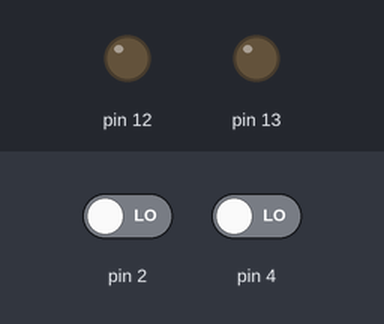
Bench run of a sketch on a simulated Arduino Uno, built with avr-gcc and run on an emulated ATmega328P. Parts: output pins drawn as LEDs (lit = HIGH). The inputs (shaded band) are chosen by the test bench; at power-on: pin 2 LOW, pin 4 LOW. What the sketch prints to the serial monitor is not drawn.

Above: at 1.2 s.
1.3 s: pin 2 driven HIGH
At 1.6 s:
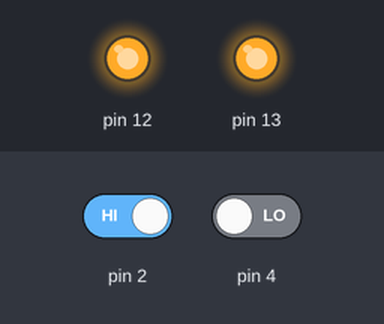
2.8 s: pin 2 driven LOW
At 3.9 s:
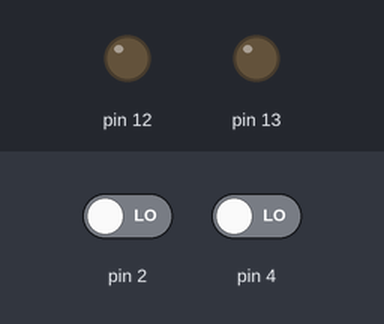
4.3 s: pin 4 driven HIGH
At 4.9 s:
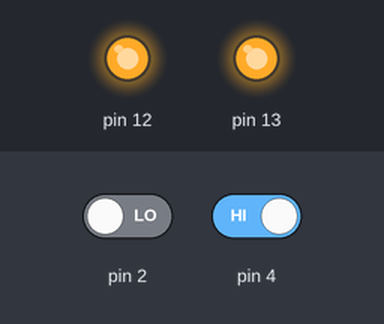
Timing chart, 0 to 7.3 s (numbered marks = the images above; inputs shaded):
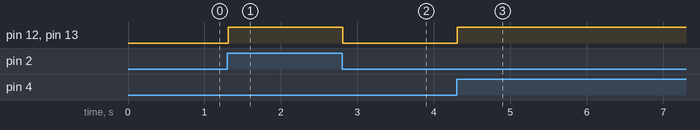

The sketch:

Oppgave6.ino
```cpp
void setup() {
  Serial.begin(9600);
  pinMode(2, INPUT);
  pinMode(4, INPUT);
  pinMode(13, OUTPUT);
  pinMode(12, OUTPUT);
}

void loop() {

  int r = digitalRead(2);
  int l = digitalRead(4);


  Serial.println(r);
  Serial.println(l);

  if ( r == 1 || l == 1) {
      digitalWrite(12, HIGH);
      digitalWrite(13, HIGH);
    } else {
        digitalWrite(12, LOW);
        digitalWrite(13, LOW);
      }


}
```

Measured:
- after the input at 1.3 s, pin 12, pin 13: LOW → HIGH at once
- after the input at 2.8 s, pin 12, pin 13: HIGH → LOW at once
- after the input at 4.3 s, pin 12, pin 13: LOW → HIGH at once
